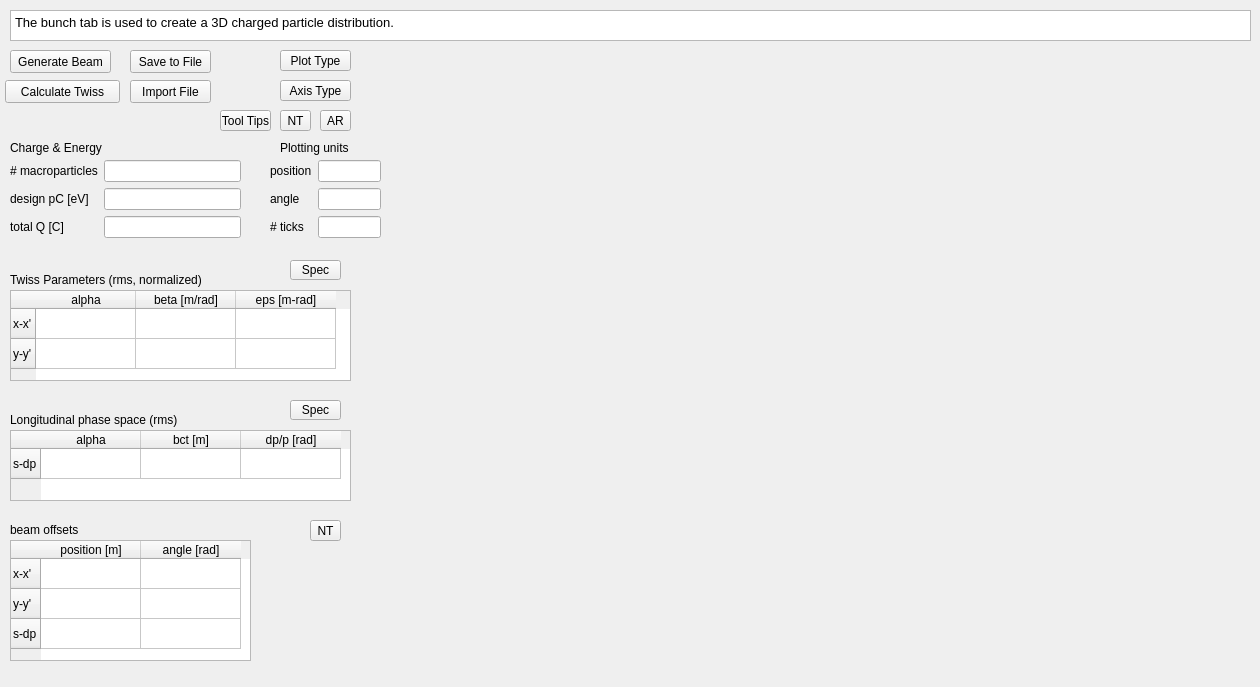
<?xml version="1.0" encoding="UTF-8"?>
<ui version="4.0">
 <class>bunchInterface</class>
 <widget class="QWidget" name="bunchInterface">
  <property name="geometry">
   <rect>
    <x>0</x>
    <y>0</y>
    <width>1260</width>
    <height>687</height>
   </rect>
  </property>
  <property name="windowTitle">
   <string>Form</string>
  </property>
  <widget class="QWidget" name="formLayoutWidget">
   <property name="geometry">
    <rect>
     <x>10</x>
     <y>160</y>
     <width>231</width>
     <height>85</height>
    </rect>
   </property>
   <layout class="QFormLayout" name="formLayout">
    <property name="fieldGrowthPolicy">
     <enum>QFormLayout::AllNonFixedFieldsGrow</enum>
    </property>
    <item row="0" column="0">
     <widget class="QLabel" name="numPtclsLabel">
      <property name="text">
       <string># macroparticles</string>
      </property>
     </widget>
    </item>
    <item row="0" column="1">
     <widget class="QLineEdit" name="numPtcls">
      <property name="toolTip">
       <string>The number of macro-particles in the distribution.
</string>
      </property>
     </widget>
    </item>
    <item row="1" column="0">
     <widget class="QLabel" name="designMomentumLabel">
      <property name="text">
       <string>&lt;html&gt;&lt;head/&gt;&lt;body&gt;&lt;p&gt;design pC [eV]&lt;/p&gt;&lt;/body&gt;&lt;/html&gt;</string>
      </property>
     </widget>
    </item>
    <item row="1" column="1">
     <widget class="QLineEdit" name="designMomentum">
      <property name="toolTip">
       <string>&lt;html&gt;&lt;head/&gt;&lt;body&gt;&lt;p&gt;Design momentum is the average momentum for zero offset.&lt;/p&gt;&lt;p&gt;Defaul units can be overridden.&lt;/p&gt;&lt;/body&gt;&lt;/html&gt;</string>
      </property>
     </widget>
    </item>
    <item row="2" column="0">
     <widget class="QLabel" name="charge">
      <property name="text">
       <string>total Q [C]</string>
      </property>
     </widget>
    </item>
    <item row="2" column="1">
     <widget class="QLineEdit" name="totalCharge">
      <property name="toolTip">
       <string>&lt;html&gt;&lt;head/&gt;&lt;body&gt;&lt;p&gt;Total charge of the beam.&lt;/p&gt;&lt;p&gt;Default units [C] can be overridden.&lt;/p&gt;&lt;/body&gt;&lt;/html&gt;</string>
      </property>
     </widget>
    </item>
   </layout>
  </widget>
  <widget class="QTableWidget" name="twissTable">
   <property name="geometry">
    <rect>
     <x>10</x>
     <y>290</y>
     <width>341</width>
     <height>91</height>
    </rect>
   </property>
   <property name="toolTip">
    <string>Specify the horizontal (x-x') and vertical (y-y') Twiss parameters for the bunch.
Default units for beta [m/rad] can be overridden as follows:
    mm (implies mm/rad), um (implies um/rad), etc.
    Note that [m/rad] is equivalent to [mm/mrad]
Default units for the emittance [m-rad] can also be overridden:
    microns (implies microns-rad, equivalent to mm-mrad), etc.
Do not specify units for alpha, which is dimensionless.</string>
   </property>
   <row>
    <property name="text">
     <string>x-x'</string>
    </property>
   </row>
   <row>
    <property name="text">
     <string>y-y'</string>
    </property>
   </row>
   <column>
    <property name="text">
     <string>alpha</string>
    </property>
   </column>
   <column>
    <property name="text">
     <string>beta [m/rad]</string>
    </property>
   </column>
   <column>
    <property name="text">
     <string>eps [m-rad]</string>
    </property>
   </column>
   <item row="0" column="0">
    <property name="text">
     <string/>
    </property>
   </item>
  </widget>
  <widget class="QLabel" name="perpTwissLabel">
   <property name="geometry">
    <rect>
     <x>10</x>
     <y>270</y>
     <width>221</width>
     <height>20</height>
    </rect>
   </property>
   <property name="text">
    <string>Twiss Parameters (rms, normalized)</string>
   </property>
  </widget>
  <widget class="QLabel" name="highLevelInputsLabel">
   <property name="geometry">
    <rect>
     <x>10</x>
     <y>140</y>
     <width>131</width>
     <height>16</height>
    </rect>
   </property>
   <property name="text">
    <string>Charge &amp; Energy</string>
   </property>
  </widget>
  <widget class="QLabel" name="offsetLabel">
   <property name="geometry">
    <rect>
     <x>10</x>
     <y>520</y>
     <width>101</width>
     <height>20</height>
    </rect>
   </property>
   <property name="text">
    <string>beam offsets</string>
   </property>
  </widget>
  <widget class="QTableWidget" name="offsetTable">
   <property name="geometry">
    <rect>
     <x>10</x>
     <y>540</y>
     <width>241</width>
     <height>121</height>
    </rect>
   </property>
   <property name="toolTip">
    <string>Specification of the bunch offsets in position and angle.
In general, these should be small compared to bunch dimensions.
Default units can be overridden in the usual way.
    s = ct
    dp = relative momentum spread with respect to design momentum

The offset in 's' can be large, as it represents the full distance
    propagated by the bunch down the beamline.</string>
   </property>
   <row>
    <property name="text">
     <string>x-x'</string>
    </property>
   </row>
   <row>
    <property name="text">
     <string>y-y'</string>
    </property>
   </row>
   <row>
    <property name="text">
     <string>s-dp</string>
    </property>
   </row>
   <column>
    <property name="text">
     <string>position [m]</string>
    </property>
   </column>
   <column>
    <property name="text">
     <string>angle [rad]</string>
    </property>
   </column>
  </widget>
  <widget class="QToolButton" name="generateBunch">
   <property name="geometry">
    <rect>
     <x>10</x>
     <y>50</y>
     <width>101</width>
     <height>23</height>
    </rect>
   </property>
   <property name="toolTip">
    <string>Generate a particle beam with the specified parameters.</string>
   </property>
   <property name="text">
    <string>Generate Beam</string>
   </property>
  </widget>
  <widget class="QToolButton" name="saveToFile">
   <property name="geometry">
    <rect>
     <x>130</x>
     <y>50</y>
     <width>81</width>
     <height>23</height>
    </rect>
   </property>
   <property name="toolTip">
    <string>Save particle data to a file.</string>
   </property>
   <property name="text">
    <string>Save to File</string>
   </property>
  </widget>
  <widget class="matplotlibWidget" name="ypyPlot" native="true">
   <property name="geometry">
    <rect>
     <x>830</x>
     <y>50</y>
     <width>411</width>
     <height>361</height>
    </rect>
   </property>
   <property name="toolTip">
    <string>The 2D vertical projection (y-y') of the full 6D phase space.
Use 'Plot Type' button to select scatter, contour, combo or to erase.
Use 'Axis Type' button to center plot on bunch or on beamline axis.
Use 'NT' button to toggle the title on or off (more room for image).

The icons below are standard features of matplotlib, which provide
full interactivity and allow for saving of publication quality graphics.</string>
   </property>
  </widget>
  <widget class="matplotlibWidget" name="xyPlot" native="true">
   <property name="geometry">
    <rect>
     <x>390</x>
     <y>420</y>
     <width>421</width>
     <height>361</height>
    </rect>
   </property>
   <property name="toolTip">
    <string>Transverse cross-section (x-y) of the full 6D bunch distribution.
Use 'Plot Type' button to select scatter, contour, combo or to erase.
Use 'Axis Type' button to center plot on bunch or on beamline axis.
Use 'NT' button to toggle the title on or off (more room for image).
Use 'AR' button to toggle aspect ratio between 'square' and 'tight',
    where 'square' means that a round beam will be seen as round,
    while 'tight' uses the plot area most effectively.

The icons below are standard features of matplotlib, which provide
full interactivity and allow for saving of publication quality graphics.</string>
   </property>
  </widget>
  <widget class="matplotlibWidget" name="tpzPlot" native="true">
   <property name="geometry">
    <rect>
     <x>830</x>
     <y>420</y>
     <width>411</width>
     <height>361</height>
    </rect>
   </property>
   <property name="toolTip">
    <string>The 2D longitudinal projection (s-dp) of the full 6D phase space.
    s = ct  includes the full propagation distance of the bunch
    dp is the relative momentum spread, with respect to design value.
Use 'Plot Type' button to select scatter, contour, combo or to erase.
Use 'Axis Type' button to center plot on bunch or on beamline axis.
Use 'NT' button to toggle the title on or off (more room for image).

The icons below are standard features of matplotlib, which provide
full interactivity and allow for saving of publication quality graphics.</string>
   </property>
  </widget>
  <widget class="matplotlibWidget" name="xpxPlot" native="true">
   <property name="geometry">
    <rect>
     <x>390</x>
     <y>50</y>
     <width>421</width>
     <height>361</height>
    </rect>
   </property>
   <property name="toolTip">
    <string>The 2D horizontal projection (x-x') of the full 6D phase space.
Use 'Plot Type' button to select scatter, contour, combo or to erase.
Use 'Axis Type' button to center plot on bunch or on beamline axis.
Use 'NT' button to toggle the title on or off (more room for image).

The icons below are standard features of matplotlib, which provide
full interactivity and allow for saving of publication quality graphics.</string>
   </property>
  </widget>
  <widget class="QLabel" name="unitsLabel">
   <property name="geometry">
    <rect>
     <x>280</x>
     <y>140</y>
     <width>81</width>
     <height>16</height>
    </rect>
   </property>
   <property name="text">
    <string>Plotting units</string>
   </property>
  </widget>
  <widget class="QWidget" name="formLayoutWidget_2">
   <property name="geometry">
    <rect>
     <x>270</x>
     <y>160</y>
     <width>111</width>
     <height>85</height>
    </rect>
   </property>
   <layout class="QFormLayout" name="units">
    <property name="fieldGrowthPolicy">
     <enum>QFormLayout::AllNonFixedFieldsGrow</enum>
    </property>
    <item row="0" column="0">
     <widget class="QLabel" name="unitsPosLabel">
      <property name="text">
       <string>position</string>
      </property>
     </widget>
    </item>
    <item row="0" column="1">
     <widget class="QLineEdit" name="unitsPos">
      <property name="toolTip">
       <string>Units to be used for axis labels of position-like variables.
For example: m, mm, um (or microns), nm ...</string>
      </property>
     </widget>
    </item>
    <item row="1" column="0">
     <widget class="QLabel" name="unitsAngleLabel">
      <property name="text">
       <string>&lt;html&gt;&lt;head/&gt;&lt;body&gt;&lt;p&gt;angle&lt;/p&gt;&lt;/body&gt;&lt;/html&gt;</string>
      </property>
     </widget>
    </item>
    <item row="1" column="1">
     <widget class="QLineEdit" name="unitsAngle">
      <property name="toolTip">
       <string>Units to be used for axis labels of angle-like variables.
For example: rad, mrad, urad (or microrad) ...</string>
      </property>
      <property name="dragEnabled">
       <bool>true</bool>
      </property>
     </widget>
    </item>
    <item row="2" column="0">
     <widget class="QLabel" name="ticksLabel">
      <property name="text">
       <string># ticks</string>
      </property>
     </widget>
    </item>
    <item row="2" column="1">
     <widget class="QLineEdit" name="numTicks">
      <property name="toolTip">
       <string>Suggest a maximum # of tick marks for the axes.
Logic for actual # is due to matplotlib library.</string>
      </property>
     </widget>
    </item>
   </layout>
  </widget>
  <widget class="QToolButton" name="importFile">
   <property name="geometry">
    <rect>
     <x>130</x>
     <y>80</y>
     <width>81</width>
     <height>23</height>
    </rect>
   </property>
   <property name="toolTip">
    <string>Import particle data from a file.</string>
   </property>
   <property name="text">
    <string>Import File</string>
   </property>
  </widget>
  <widget class="QPushButton" name="calculateTwiss">
   <property name="geometry">
    <rect>
     <x>5</x>
     <y>80</y>
     <width>115</width>
     <height>23</height>
    </rect>
   </property>
   <property name="toolTip">
    <string>&lt;html&gt;&lt;head/&gt;&lt;body&gt;&lt;p&gt;Calculate Twiss parameters directly from particle distribution and overwrite all fields.&lt;/p&gt;&lt;/body&gt;&lt;/html&gt;</string>
   </property>
   <property name="text">
    <string>Calculate Twiss</string>
   </property>
  </widget>
  <widget class="QLabel" name="longTwissLabel">
   <property name="geometry">
    <rect>
     <x>10</x>
     <y>410</y>
     <width>191</width>
     <height>20</height>
    </rect>
   </property>
   <property name="text">
    <string>Longitudinal phase space (rms)</string>
   </property>
  </widget>
  <widget class="QTableWidget" name="twissTableZ">
   <property name="geometry">
    <rect>
     <x>10</x>
     <y>430</y>
     <width>341</width>
     <height>71</height>
    </rect>
   </property>
   <property name="toolTip">
    <string>Specification of the longitucinal phase space varies widely.
Use the 'Spec' button to the upper right to choose a convention.
RMS values are specified, with default units shown in the label.

Default units can be overridden in the usual way.
Default units for the emittance [m-rad] can also be overridden:
    microns (implies microns-rad, equivalent to mm-mrad), etc.
Do not specify units for alpha, which is dimensionless.

    s = ct
    bct = beta0*s  (beta0 is relativistic factor; not Twiss beta)
    dp = relative momentum spread with respect to design momentum
            units (rad, mrad, etc.) represent the fractional value
            e.g. 1 mrad = 0.001 rad = 0.1%   (but don't use % symbol)</string>
   </property>
   <row>
    <property name="text">
     <string>s-dp</string>
    </property>
   </row>
   <column>
    <property name="text">
     <string>alpha</string>
    </property>
   </column>
   <column>
    <property name="text">
     <string>bct [m]</string>
    </property>
   </column>
   <column>
    <property name="text">
     <string>dp/p [rad]</string>
    </property>
   </column>
  </widget>
  <widget class="QToolButton" name="plotType">
   <property name="geometry">
    <rect>
     <x>280</x>
     <y>50</y>
     <width>71</width>
     <height>21</height>
    </rect>
   </property>
   <property name="toolTip">
    <string>Choose how particle data should be plotted.</string>
   </property>
   <property name="text">
    <string>Plot Type</string>
   </property>
  </widget>
  <widget class="QToolButton" name="longTwissSpec">
   <property name="geometry">
    <rect>
     <x>290</x>
     <y>400</y>
     <width>51</width>
     <height>20</height>
    </rect>
   </property>
   <property name="toolTip">
    <string>Choose how longitudinal Twiss parameters are to be specified.</string>
   </property>
   <property name="text">
    <string>Spec</string>
   </property>
  </widget>
  <widget class="QToolButton" name="perpTwissSpec">
   <property name="geometry">
    <rect>
     <x>290</x>
     <y>260</y>
     <width>51</width>
     <height>20</height>
    </rect>
   </property>
   <property name="toolTip">
    <string>Choose how transverse Twiss parameters are to be specified.</string>
   </property>
   <property name="text">
    <string>Spec</string>
   </property>
  </widget>
  <widget class="QToolButton" name="axisType">
   <property name="geometry">
    <rect>
     <x>280</x>
     <y>80</y>
     <width>71</width>
     <height>21</height>
    </rect>
   </property>
   <property name="toolTip">
    <string>Choose a convention for the axis limits.</string>
   </property>
   <property name="text">
    <string>Axis Type</string>
   </property>
  </widget>
  <widget class="QToolButton" name="aspectRatio">
   <property name="geometry">
    <rect>
     <x>320</x>
     <y>110</y>
     <width>31</width>
     <height>21</height>
    </rect>
   </property>
   <property name="toolTip">
    <string>Toggle the aspect ratio of the x-y plot.</string>
   </property>
   <property name="text">
    <string>AR</string>
   </property>
   <property name="popupMode">
    <enum>QToolButton::InstantPopup</enum>
   </property>
  </widget>
  <widget class="QToolButton" name="noTitles">
   <property name="geometry">
    <rect>
     <x>280</x>
     <y>110</y>
     <width>31</width>
     <height>21</height>
    </rect>
   </property>
   <property name="toolTip">
    <string>Toggle plot titles on/off.</string>
   </property>
   <property name="statusTip">
    <string>Toggle plot titles on/off.</string>
   </property>
   <property name="text">
    <string>NT</string>
   </property>
   <property name="popupMode">
    <enum>QToolButton::InstantPopup</enum>
   </property>
  </widget>
  <widget class="QToolButton" name="noTitles_2">
   <property name="geometry">
    <rect>
     <x>310</x>
     <y>520</y>
     <width>31</width>
     <height>21</height>
    </rect>
   </property>
   <property name="toolTip">
    <string>Toggle plot titles on/off.</string>
   </property>
   <property name="statusTip">
    <string>Toggle plot titles on/off.</string>
   </property>
   <property name="text">
    <string>NT</string>
   </property>
   <property name="popupMode">
    <enum>QToolButton::InstantPopup</enum>
   </property>
  </widget>
  <widget class="QToolButton" name="toggleToolTips">
   <property name="geometry">
    <rect>
     <x>220</x>
     <y>110</y>
     <width>51</width>
     <height>21</height>
    </rect>
   </property>
   <property name="toolTip">
    <string>Toggle plot titles on/off.</string>
   </property>
   <property name="statusTip">
    <string>Toggle plot titles on/off.</string>
   </property>
   <property name="text">
    <string>Tool Tips</string>
   </property>
   <property name="popupMode">
    <enum>QToolButton::InstantPopup</enum>
   </property>
  </widget>
  <widget class="QTextBrowser" name="overview">
   <property name="geometry">
    <rect>
     <x>10</x>
     <y>10</y>
     <width>1241</width>
     <height>31</height>
    </rect>
   </property>
   <property name="html">
    <string>&lt;!DOCTYPE HTML PUBLIC &quot;-//W3C//DTD HTML 4.0//EN&quot; &quot;http://www.w3.org/TR/REC-html40/strict.dtd&quot;&gt;
&lt;html&gt;&lt;head&gt;&lt;meta name=&quot;qrichtext&quot; content=&quot;1&quot; /&gt;&lt;style type=&quot;text/css&quot;&gt;
p, li { white-space: pre-wrap; }
&lt;/style&gt;&lt;/head&gt;&lt;body style=&quot; font-family:'.Helvetica Neue DeskInterface'; font-size:13pt; font-weight:400; font-style:normal;&quot;&gt;
&lt;p style=&quot; margin-top:0px; margin-bottom:0px; margin-left:0px; margin-right:0px; -qt-block-indent:0; text-indent:0px;&quot;&gt;&lt;span style=&quot; font-family:'MS Shell Dlg 2'; font-size:10pt;&quot;&gt;The bunch tab is used to create a 3D charged particle distribution.&lt;/span&gt;&lt;/p&gt;&lt;/body&gt;&lt;/html&gt;</string>
   </property>
  </widget>
 </widget>
 <customwidgets>
  <customwidget>
   <class>matplotlibWidget</class>
   <extends>QWidget</extends>
   <header>matplotlibwidget.h</header>
   <container>1</container>
  </customwidget>
 </customwidgets>
 <tabstops>
  <tabstop>numPtcls</tabstop>
  <tabstop>designMomentum</tabstop>
  <tabstop>generateBunch</tabstop>
  <tabstop>calculateTwiss</tabstop>
  <tabstop>saveToFile</tabstop>
  <tabstop>importFile</tabstop>
  <tabstop>unitsPos</tabstop>
  <tabstop>unitsAngle</tabstop>
  <tabstop>twissTable</tabstop>
  <tabstop>twissTableZ</tabstop>
  <tabstop>offsetTable</tabstop>
 </tabstops>
 <resources/>
 <connections/>
</ui>
